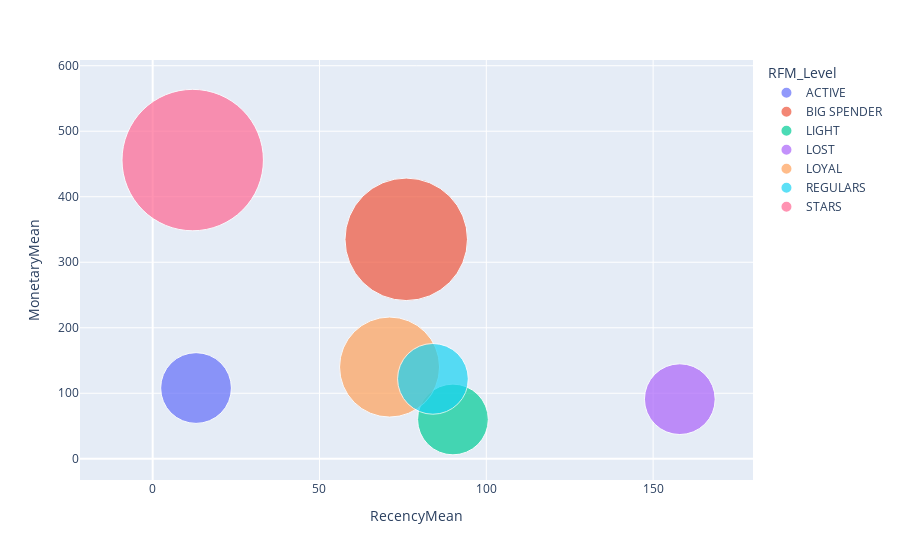

The notebook cell this image was saved under:
### Markdown cell above
#### Scatter Plot (RFM)

### Code cell
import plotly.express as px

fig = px.scatter(rfm_agg, x="RecencyMean", y="MonetaryMean", size="FrequencyMean", color="RFM_Level",
           hover_name="RFM_Level", size_max=100)
fig.show()

### Figure 1 — Plotly figure (JSON) as saved in the notebook; plotly's stock layout.template omitted (floating-point values rounded to 4 significant figures)
{"data": [{"hovertemplate": "<b>%{hovertext}</b><br><br>RFM_Level=ACTIVE<br>RecencyMean=%{x}<br>MonetaryMean=%{y}<br>FrequencyMean=%{marker.size}<extra></extra>", "hovertext": ["ACTIVE"], "legendgroup": "ACTIVE", "marker": {"color": "#636efa", "size": [1.0], "sizemode": "area", "sizeref": 0.0004, "symbol": "circle"}, "mode": "markers", "name": "ACTIVE", "orientation": "v", "showlegend": true, "type": "scatter", "x": [13.0], "xaxis": "x", "y": [108.0], "yaxis": "y"}, {"hovertemplate": "<b>%{hovertext}</b><br><br>RFM_Level=BIG SPENDER<br>RecencyMean=%{x}<br>MonetaryMean=%{y}<br>FrequencyMean=%{marker.size}<extra></extra>", "hovertext": ["BIG SPENDER"], "legendgroup": "BIG SPENDER", "marker": {"color": "#EF553B", "size": [3.0], "sizemode": "area", "sizeref": 0.0004, "symbol": "circle"}, "mode": "markers", "name": "BIG SPENDER", "orientation": "v", "showlegend": true, "type": "scatter", "x": [76.0], "xaxis": "x", "y": [335.0], "yaxis": "y"}, {"hovertemplate": "<b>%{hovertext}</b><br><br>RFM_Level=LIGHT<br>RecencyMean=%{x}<br>MonetaryMean=%{y}<br>FrequencyMean=%{marker.size}<extra></extra>", "hovertext": ["LIGHT"], "legendgroup": "LIGHT", "marker": {"color": "#00cc96", "size": [1.0], "sizemode": "area", "sizeref": 0.0004, "symbol": "circle"}, "mode": "markers", "name": "LIGHT", "orientation": "v", "showlegend": true, "type": "scatter", "x": [90.0], "xaxis": "x", "y": [60.0], "yaxis": "y"}, {"hovertemplate": "<b>%{hovertext}</b><br><br>RFM_Level=LOST<br>RecencyMean=%{x}<br>MonetaryMean=%{y}<br>FrequencyMean=%{marker.size}<extra></extra>", "hovertext": ["LOST"], "legendgroup": "LOST", "marker": {"color": "#ab63fa", "size": [1.0], "sizemode": "area", "sizeref": 0.0004, "symbol": "circle"}, "mode": "markers", "name": "LOST", "orientation": "v", "showlegend": true, "type": "scatter", "x": [158.0], "xaxis": "x", "y": [91.0], "yaxis": "y"}, {"hovertemplate": "<b>%{hovertext}</b><br><br>RFM_Level=LOYAL<br>RecencyMean=%{x}<br>MonetaryMean=%{y}<br>FrequencyMean=%{marker.size}<extra></extra>", "hovertext": ["LOYAL"], "legendgroup": "LOYAL", "marker": {"color": "#FFA15A", "size": [2.0], "sizemode": "area", "sizeref": 0.0004, "symbol": "circle"}, "mode": "markers", "name": "LOYAL", "orientation": "v", "showlegend": true, "type": "scatter", "x": [71.0], "xaxis": "x", "y": [140.0], "yaxis": "y"}, {"hovertemplate": "<b>%{hovertext}</b><br><br>RFM_Level=REGULARS<br>RecencyMean=%{x}<br>MonetaryMean=%{y}<br>FrequencyMean=%{marker.size}<extra></extra>", "hovertext": ["REGULARS"], "legendgroup": "REGULARS", "marker": {"color": "#19d3f3", "size": [1.0], "sizemode": "area", "sizeref": 0.0004, "symbol": "circle"}, "mode": "markers", "name": "REGULARS", "orientation": "v", "showlegend": true, "type": "scatter", "x": [84.0], "xaxis": "x", "y": [122.0], "yaxis": "y"}, {"hovertemplate": "<b>%{hovertext}</b><br><br>RFM_Level=STARS<br>RecencyMean=%{x}<br>MonetaryMean=%{y}<br>FrequencyMean=%{marker.size}<extra></extra>", "hovertext": ["STARS"], "legendgroup": "STARS", "marker": {"color": "#FF6692", "size": [4.0], "sizemode": "area", "sizeref": 0.0004, "symbol": "circle"}, "mode": "markers", "name": "STARS", "orientation": "v", "showlegend": true, "type": "scatter", "x": [12.0], "xaxis": "x", "y": [456.0], "yaxis": "y"}], "layout": {"legend": {"itemsizing": "constant", "title": {"text": "RFM_Level"}, "tracegroupgap": 0}, "margin": {"t": 60}, "xaxis": {"anchor": "y", "domain": [0, 1], "title": {"text": "RecencyMean"}}, "yaxis": {"anchor": "x", "domain": [0, 1], "title": {"text": "MonetaryMean"}}}}
